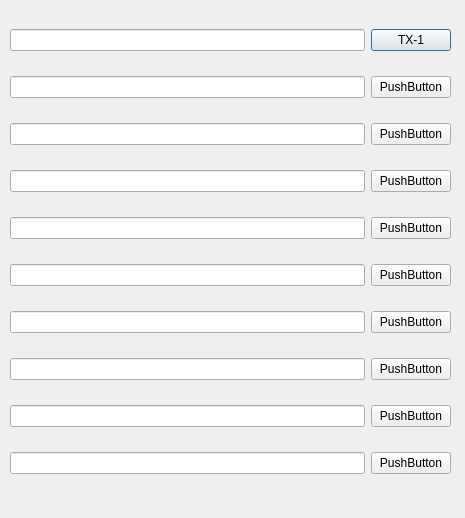
<?xml version="1.0" encoding="UTF-8"?>
<ui version="4.0">
 <class>TXDatasForm</class>
 <widget class="QDialog" name="TXDatasForm">
  <property name="geometry">
   <rect>
    <x>0</x>
    <y>0</y>
    <width>465</width>
    <height>518</height>
   </rect>
  </property>
  <property name="windowTitle">
   <string>Dialog</string>
  </property>
  <widget class="QWidget" name="gridLayoutWidget">
   <property name="geometry">
    <rect>
     <x>10</x>
     <y>10</y>
     <width>441</width>
     <height>491</height>
    </rect>
   </property>
   <layout class="QGridLayout" name="gridLayout">
    <item row="5" column="0">
     <widget class="QLineEdit" name="leTXData6"/>
    </item>
    <item row="9" column="0">
     <widget class="QLineEdit" name="leTXData10"/>
    </item>
    <item row="1" column="0">
     <widget class="QLineEdit" name="leTXData2"/>
    </item>
    <item row="7" column="0">
     <widget class="QLineEdit" name="leTXData8"/>
    </item>
    <item row="8" column="0">
     <widget class="QLineEdit" name="leTXData9"/>
    </item>
    <item row="2" column="0">
     <widget class="QLineEdit" name="leTXData3"/>
    </item>
    <item row="4" column="0">
     <widget class="QLineEdit" name="leTXData5"/>
    </item>
    <item row="0" column="0">
     <widget class="QLineEdit" name="leTXData1"/>
    </item>
    <item row="3" column="0">
     <widget class="QLineEdit" name="leTXData4"/>
    </item>
    <item row="6" column="0">
     <widget class="QLineEdit" name="leTXData7"/>
    </item>
    <item row="0" column="1">
     <widget class="QPushButton" name="btnTXData1">
      <property name="text">
       <string>TX-1</string>
      </property>
     </widget>
    </item>
    <item row="1" column="1">
     <widget class="QPushButton" name="btnTXData2">
      <property name="text">
       <string>PushButton</string>
      </property>
     </widget>
    </item>
    <item row="2" column="1">
     <widget class="QPushButton" name="btnTXData3">
      <property name="text">
       <string>PushButton</string>
      </property>
     </widget>
    </item>
    <item row="3" column="1">
     <widget class="QPushButton" name="btnTXData4">
      <property name="text">
       <string>PushButton</string>
      </property>
     </widget>
    </item>
    <item row="4" column="1">
     <widget class="QPushButton" name="btnTXData5">
      <property name="text">
       <string>PushButton</string>
      </property>
     </widget>
    </item>
    <item row="5" column="1">
     <widget class="QPushButton" name="btnTXData6">
      <property name="text">
       <string>PushButton</string>
      </property>
     </widget>
    </item>
    <item row="6" column="1">
     <widget class="QPushButton" name="btnTXData7">
      <property name="text">
       <string>PushButton</string>
      </property>
     </widget>
    </item>
    <item row="7" column="1">
     <widget class="QPushButton" name="btnTXData8">
      <property name="text">
       <string>PushButton</string>
      </property>
     </widget>
    </item>
    <item row="8" column="1">
     <widget class="QPushButton" name="btnTXData9">
      <property name="text">
       <string>PushButton</string>
      </property>
     </widget>
    </item>
    <item row="9" column="1">
     <widget class="QPushButton" name="btnTXData10">
      <property name="text">
       <string>PushButton</string>
      </property>
     </widget>
    </item>
   </layout>
  </widget>
 </widget>
 <resources/>
 <connections/>
</ui>
